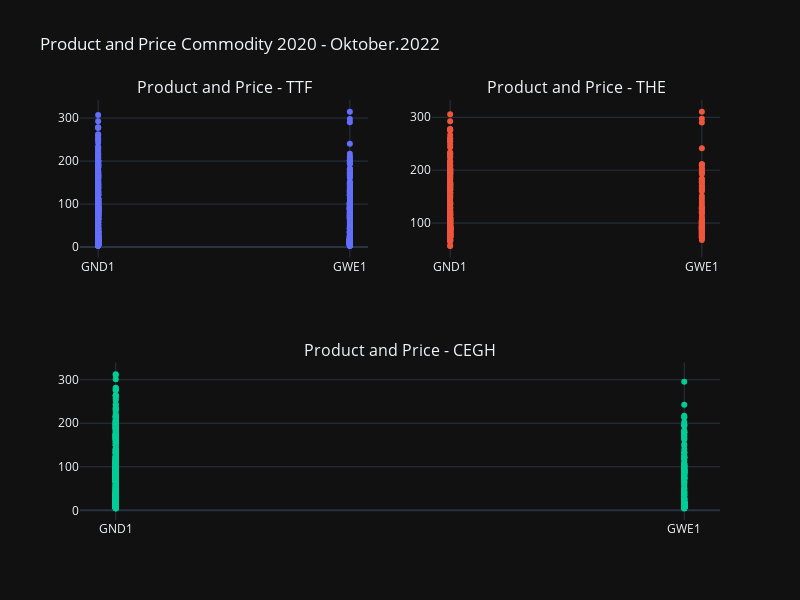

Notebook source saved alongside this figure:
### Code cell
fig = make_subplots(rows=2, cols=2,
                    specs=[[{}, {}],
                           [{"colspan": 2}, None]],
                    subplot_titles=("Product and Price - TTF","Product and Price - THE", "Product and Price - CEGH"))

fig.add_trace(
    go.Scatter( x=commodity['df_DA_TTF']['Product'],
                y=commodity['df_DA_TTF'][['Open Price','High Price','Low Price','Last Price']].mean(axis= 1),
                mode="markers"),
        row=1, col=1
                )
fig.add_trace(
    go.Scatter( x=commodity['df_DA_THE']['Product'],
                y=commodity['df_DA_THE'][['Open Price','High Price','Low Price','Last Price']].mean(axis= 1),
                mode="markers"),
    row=1, col=2
)
fig.add_trace(
    go.Scatter( x=commodity['df_DA_CEGH']['Product'],
                y=commodity['df_DA_CEGH'][['Open Price','High Price','Low Price','Last Price']].mean(axis= 1),
                mode="markers"),
    row=2, col=1
)
fig.update_layout(
    autosize=False,
    width=800,
    height=600,
    showlegend=False,
    title_text="Product and Price Commodity 2020 - Oktober.2022")
fig.show()

### Figure 1 — Plotly figure (JSON) as saved in the notebook; plotly's stock layout.template omitted (floating-point values rounded to 4 significant figures; data arrays with more than 128 entries replaced by an {"elided": "..."} marker saying what was removed)
{"data": [{"mode": "markers", "x": {"elided": "1660 str values"}, "y": {"elided": "1660 float values"}, "type": "scatter", "xaxis": "x", "yaxis": "y"}, {"mode": "markers", "x": {"elided": "488 str values"}, "y": {"elided": "488 float values"}, "type": "scatter", "xaxis": "x2", "yaxis": "y2"}, {"mode": "markers", "x": {"elided": "1338 str values"}, "y": {"elided": "1338 float values"}, "type": "scatter", "xaxis": "x3", "yaxis": "y3"}], "layout": {"xaxis": {"anchor": "y", "domain": [0.0, 0.45]}, "yaxis": {"anchor": "x", "domain": [0.625, 1.0]}, "xaxis2": {"anchor": "y2", "domain": [0.55, 1.0]}, "yaxis2": {"anchor": "x2", "domain": [0.625, 1.0]}, "xaxis3": {"anchor": "y3", "domain": [0.0, 1.0]}, "yaxis3": {"anchor": "x3", "domain": [0.0, 0.375]}, "annotations": [{"font": {"size": 16}, "showarrow": false, "text": "Product and Price - TTF", "x": 0.225, "xanchor": "center", "xref": "paper", "y": 1.0, "yanchor": "bottom", "yref": "paper"}, {"font": {"size": 16}, "showarrow": false, "text": "Product and Price - THE", "x": 0.775, "xanchor": "center", "xref": "paper", "y": 1.0, "yanchor": "bottom", "yref": "paper"}, {"font": {"size": 16}, "showarrow": false, "text": "Product and Price - CEGH", "x": 0.5, "xanchor": "center", "xref": "paper", "y": 0.375, "yanchor": "bottom", "yref": "paper"}], "title": {"text": "Product and Price Commodity 2020 - Oktober.2022"}, "autosize": false, "width": 800, "height": 600, "showlegend": false}}
